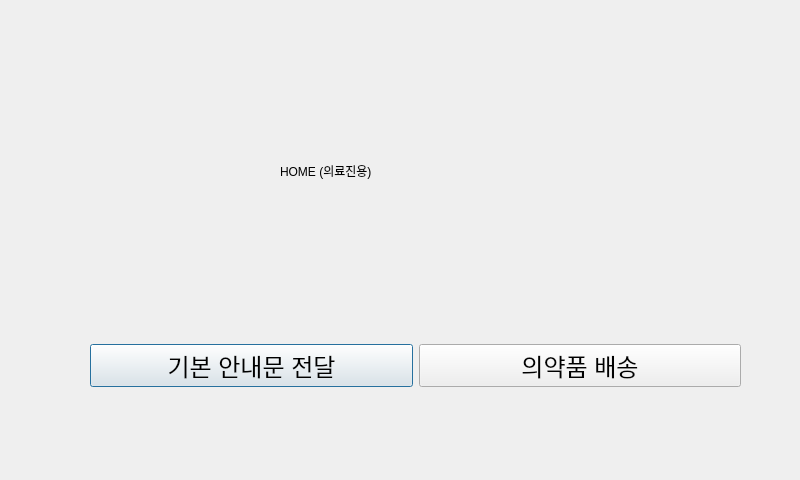
<?xml version="1.0" encoding="UTF-8"?>
<ui version="4.0">
 <class>Dialog</class>
 <widget class="QDialog" name="Dialog">
  <property name="geometry">
   <rect>
    <x>0</x>
    <y>0</y>
    <width>800</width>
    <height>480</height>
   </rect>
  </property>
  <property name="windowTitle">
   <string>Dialog</string>
  </property>
  <widget class="QLabel" name="HOME_icon">
   <property name="geometry">
    <rect>
     <x>310</x>
     <y>0</y>
     <width>161</width>
     <height>131</height>
    </rect>
   </property>
   <property name="styleSheet">
    <string notr="true">QLabel#HOME_icon {
    border-image: url(:/home/home.png) 0 0 0 0 stretch stretch;
}</string>
   </property>
   <property name="text">
    <string/>
   </property>
  </widget>
  <widget class="QLabel" name="HOME_text">
   <property name="geometry">
    <rect>
     <x>280</x>
     <y>140</y>
     <width>250</width>
     <height>61</height>
    </rect>
   </property>
   <property name="styleSheet">
    <string notr="true">#HOME_text{font-size: 30px; font-family: \'Arial\';}</string>
   </property>
   <property name="text">
    <string>HOME (의료진용)</string>
   </property>
  </widget>
  <widget class="QWidget" name="horizontalLayoutWidget">
   <property name="geometry">
    <rect>
     <x>90</x>
     <y>260</y>
     <width>651</width>
     <height>211</height>
    </rect>
   </property>
   <layout class="QHBoxLayout" name="horizontalLayout" stretch="0,0">
    <property name="sizeConstraint">
     <enum>QLayout::SetNoConstraint</enum>
    </property>
    <item>
     <widget class="QPushButton" name="pushButton">
      <property name="styleSheet">
       <string notr="true">QPushButton{font-size: 24px; font-family: 'Arial';}
QPushButton:hover {
background-color: skyblue;
}</string>
      </property>
      <property name="text">
       <string>기본 안내문 전달</string>
      </property>
     </widget>
    </item>
    <item>
     <widget class="QPushButton" name="pushButton_2">
      <property name="styleSheet">
       <string notr="true">QPushButton{font-size: 24px; font-family: 'Arial';}
QPushButton:hover {
background-color: skyblue;
}</string>
      </property>
      <property name="text">
       <string>의약품 배송</string>
      </property>
     </widget>
    </item>
   </layout>
  </widget>
 </widget>
 <resources>
  <include location="home.qrc"/>
 </resources>
 <connections/>
</ui>
